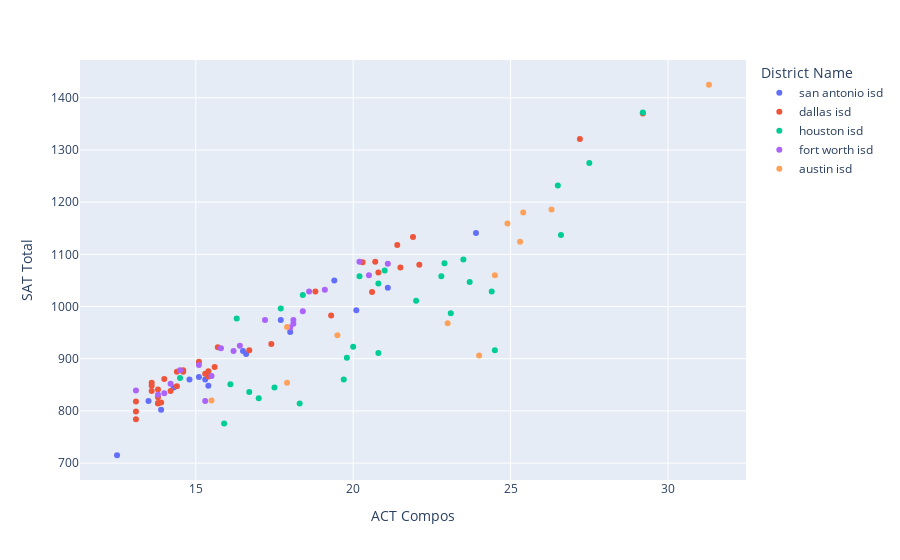

Notebook source saved alongside this figure:
### Code cell
# total city
city_sat_budget = px.scatter(big_city_school_df, x="ACT Compos", y="SAT Total", hover_name="District Name", color="District Name")
city_sat_budget.show()

plt.savefig("images/cityvactsat.png")

### Figure 1 — Plotly figure (JSON) as saved in the notebook; plotly's stock layout.template omitted (floating-point values rounded to 4 significant figures)
{"data": [{"hovertemplate": "<b>%{hovertext}</b><br><br>District Name=san antonio isd<br>ACT Compos=%{x}<br>SAT Total=%{y}<extra></extra>", "hovertext": ["san antonio isd", "san antonio isd", "san antonio isd", "san antonio isd", "san antonio isd", "san antonio isd", "san antonio isd", "san antonio isd", "san antonio isd", "san antonio isd", "san antonio isd", "san antonio isd", "san antonio isd", "san antonio isd", "san antonio isd", "san antonio isd"], "legendgroup": "san antonio isd", "marker": {"color": "#636efa", "symbol": "circle"}, "mode": "markers", "name": "san antonio isd", "orientation": "v", "showlegend": true, "type": "scatter", "x": [15.3, 15.4, 15.1, 16.5, 14.3, 13.5, 16.6, 13.9, 19.4, 23.9, 14.8, 17.7, 21.1, 20.1, 12.5, 18], "xaxis": "x", "y": [860, 848, 865, 915, 845, 819, 909, 802, 1050, 1141, 860, 974, 1036, 993, 715, 951], "yaxis": "y"}, {"hovertemplate": "<b>%{hovertext}</b><br><br>District Name=dallas isd<br>ACT Compos=%{x}<br>SAT Total=%{y}<extra></extra>", "hovertext": ["dallas isd", "dallas isd", "dallas isd", "dallas isd", "dallas isd", "dallas isd", "dallas isd", "dallas isd", "dallas isd", "dallas isd", "dallas isd", "dallas isd", "dallas isd", "dallas isd", "dallas isd", "dallas isd", "dallas isd", "dallas isd", "dallas isd", "dallas isd", "dallas isd", "dallas isd", "dallas isd", "dallas isd", "dallas isd", "dallas isd", "dallas isd", "dallas isd", "dallas isd", "dallas isd", "dallas isd", "dallas isd", "dallas isd", "dallas isd", "dallas isd", "dallas isd", "dallas isd"], "legendgroup": "dallas isd", "marker": {"color": "#EF553B", "symbol": "circle"}, "mode": "markers", "name": "dallas isd", "orientation": "v", "showlegend": true, "type": "scatter", "x": [15.1, 14.2, 15.4, 14, 16.7, 14.4, 13.8, 13.9, 15.4, 13.6, 13.6, 13.8, 13.1, 13.8, 14.4, 15.6, 19.3, 13.8, 13.6, 15.3, 27.2, 14.6, 13.1, 20.3, 22.1, 21.9, 20.7, 18.8, 21.4, 29.2, 17.4, 20.8, 21.5, 13.1, 20.6, 14.6, 15.7], "xaxis": "x", "y": [894, 838, 866, 861, 916, 847, 841, 816, 876, 854, 848, 826, 818, 814, 875, 884, 983, 815, 838, 871, 1321, 875, 784, 1085, 1080, 1133, 1086, 1029, 1118, 1370, 928, 1065, 1075, 799, 1028, 878, 922], "yaxis": "y"}, {"hovertemplate": "<b>%{hovertext}</b><br><br>District Name=houston isd<br>ACT Compos=%{x}<br>SAT Total=%{y}<extra></extra>", "hovertext": ["houston isd", "houston isd", "houston isd", "houston isd", "houston isd", "houston isd", "houston isd", "houston isd", "houston isd", "houston isd", "houston isd", "houston isd", "houston isd", "houston isd", "houston isd", "houston isd", "houston isd", "houston isd", "houston isd", "houston isd", "houston isd", "houston isd", "houston isd", "houston isd", "houston isd", "houston isd", "houston isd", "houston isd", "houston isd"], "legendgroup": "houston isd", "marker": {"color": "#00cc96", "symbol": "circle"}, "mode": "markers", "name": "houston isd", "orientation": "v", "showlegend": true, "type": "scatter", "x": [19.7, 26.6, 17, 20.8, 24.4, 16.1, 23.1, 17.5, 19.8, 14.5, 15.9, 26.5, 27.5, 20, 22.8, 22, 22.9, 18.4, 16.7, 24.5, 29.2, 23.5, 21, 20.2, 17.7, 20.8, 23.7, 18.3, 16.3], "xaxis": "x", "y": [860, 1137, 824, 911, 1029, 851, 987, 845, 902, 863, 776, 1232, 1275, 923, 1058, 1011, 1083, 1022, 836, 916, 1372, 1090, 1069, 1058, 996, 1044, 1047, 814, 977], "yaxis": "y"}, {"hovertemplate": "<b>%{hovertext}</b><br><br>District Name=fort worth isd<br>ACT Compos=%{x}<br>SAT Total=%{y}<extra></extra>", "hovertext": ["fort worth isd", "fort worth isd", "fort worth isd", "fort worth isd", "fort worth isd", "fort worth isd", "fort worth isd", "fort worth isd", "fort worth isd", "fort worth isd", "fort worth isd", "fort worth isd", "fort worth isd", "fort worth isd", "fort worth isd", "fort worth isd", "fort worth isd", "fort worth isd", "fort worth isd", "fort worth isd", "fort worth isd"], "legendgroup": "fort worth isd", "marker": {"color": "#ab63fa", "symbol": "circle"}, "mode": "markers", "name": "fort worth isd", "orientation": "v", "showlegend": true, "type": "scatter", "x": [15.8, 18.1, 16.4, 15.3, 13.8, 13.1, 16.2, 14.2, 21.1, 15.1, 14.5, 15.5, 14, 18, 19.1, 20.5, 17.2, 18.1, 18.4, 18.6, 20.2], "xaxis": "x", "y": [920, 967, 925, 819, 831, 839, 915, 852, 1082, 888, 878, 867, 834, 960, 1032, 1060, 974, 974, 991, 1029, 1086], "yaxis": "y"}, {"hovertemplate": "<b>%{hovertext}</b><br><br>District Name=austin isd<br>ACT Compos=%{x}<br>SAT Total=%{y}<extra></extra>", "hovertext": ["austin isd", "austin isd", "austin isd", "austin isd", "austin isd", "austin isd", "austin isd", "austin isd", "austin isd", "austin isd", "austin isd", "austin isd"], "legendgroup": "austin isd", "marker": {"color": "#FFA15A", "symbol": "circle"}, "mode": "markers", "name": "austin isd", "orientation": "v", "showlegend": true, "type": "scatter", "x": [25.3, 24, 24.9, 19.5, 23, 26.3, 25.4, 17.9, 17.9, 31.3, 15.5, 24.5], "xaxis": "x", "y": [1124, 906, 1159, 945, 968, 1186, 1180, 854, 961, 1425, 820, 1060], "yaxis": "y"}], "layout": {"legend": {"title": {"text": "District Name"}, "tracegroupgap": 0}, "margin": {"t": 60}, "xaxis": {"anchor": "y", "domain": [0, 1], "title": {"text": "ACT Compos"}}, "yaxis": {"anchor": "x", "domain": [0, 1], "title": {"text": "SAT Total"}}}}
